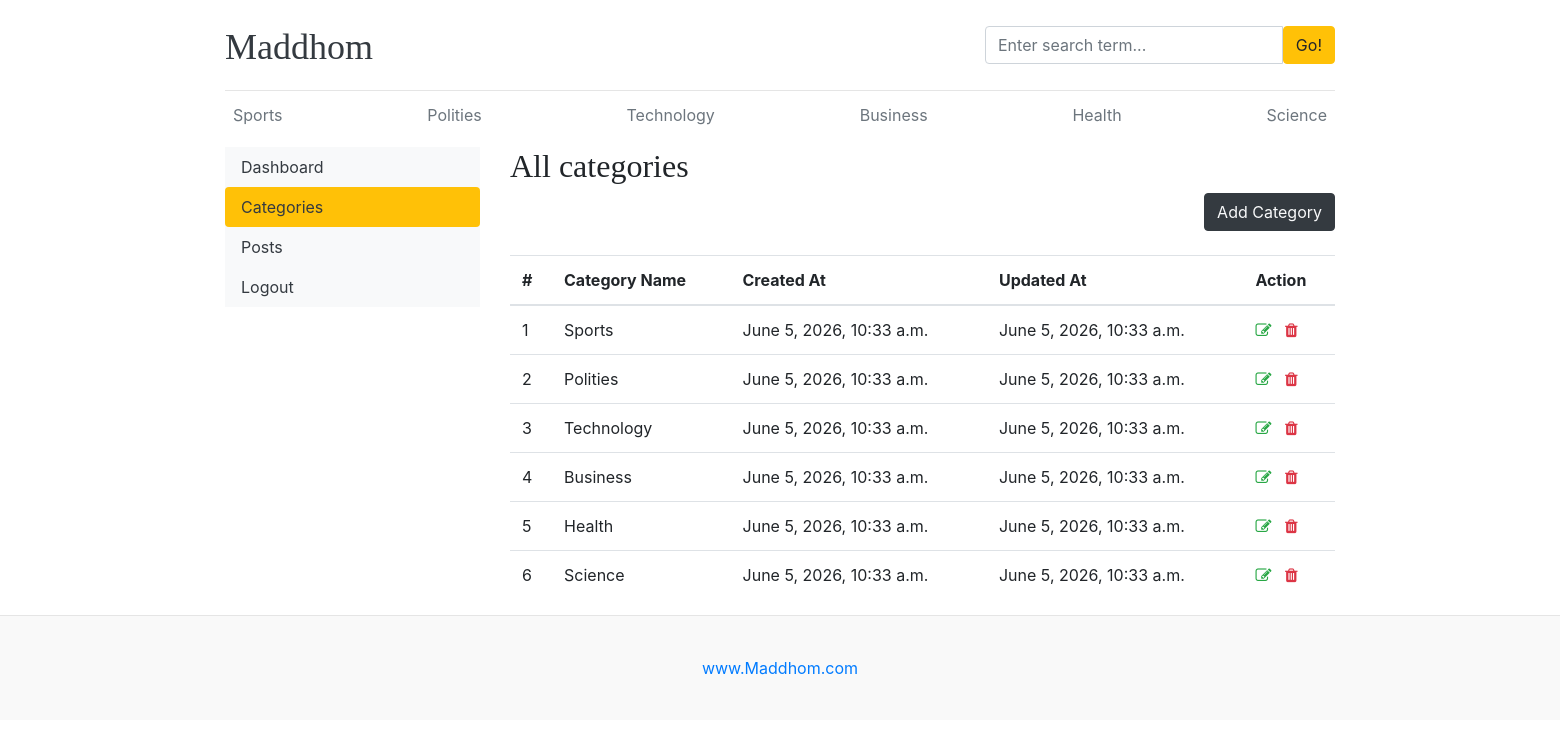
/dashboard/categories/, run on the app's committed database.
### blogs/models.py (models this page shows)
class Category(models.Model):
    category_name = models.CharField(max_length=50, unique=True)
    created_at = models.DateTimeField(auto_now_add=True)
    updated_at = models.DateTimeField(auto_now=True)
    class Meta:
        verbose_name_plural = 'categories'
    def __str__(self) -> str:
        return self.category_name

### dashboards/views.py (the view)
# urls.py: path('categories/', views.categories, name='categories'),
def categories(request):
    return render(request, 'dashboard/categories.html')

### blogs/context_processors.py (called while the page is built)
def get_categories(request):
    categories = Category.objects.all()
    return dict(categories=categories)

def get_social_links(request):
    social_links = SocialLink.objects.all()
    return dict(social_links=social_links)

### templates/dashboard/categories.html (shortened to what this page needs)
{% extends 'base.html' %}
{% block content %}
<div class="row">
    {% include 'dashboard/sidebar.html' %}
    <div class="col-md-9">
        <h2>All categories</h2>
        <a href="{% url 'add_categories' %}" class="btn btn-dark text-light float-right mb-4">Add Category</a>
        <table class="table table-hover">
            <thead>
                <tr>
                    <th scope="col">#</th>
                    <th scope="col">Category Name</th>
                    <th scope="col">Created At</th>
                    <th scope="col">Updated At</th>
                    <th scope="col">Action</th>
                </tr>
            </thead>
            <tbody>
                {% for cat in categories %}
                <tr>
                    <td>{{ forloop.counter }}</td>
                    <td>{{ cat }}</td>
                    <td>{{ cat.created_at }}</td>
                    <td>{{ cat.updated_at }}</td>
                    <td>
                        <a href="{% url 'edit_category' cat.id %}"><i class="fa fa-edit text-success"></i></a>
                        <a href="{% url 'delete_category' cat.id %}"><i class="fa fa-trash  text-danger"></i></a>
                    </td>
                </tr>
                {% endfor %}
            </tbody>
        </table>
    </div>
</div>
{% endblock %}

### templates/base.html (shortened to what this page needs)
{% load static %}
<!DOCTYPE html>
<html lang="en">
<head>
    <link href="https://getbootstrap.com/docs/4.0/dist/css/bootstrap.min.css" rel="stylesheet">
    <link rel="stylesheet" href="https://cdnjs.cloudflare.com/ajax/libs/font-awesome/4.7.0/css/font-awesome.min.css">
    <link href="{% static 'css/blog.css' %}" rel="stylesheet">
</head>
<body>
    <div class="container">
        <header class="blog-header py-3">
            <div class="row flex-nowrap justify-content-between align-items-center">
                <div class="col-8 pt-1">
                    <a class="blog-header-logo text-dark" href="/">Maddhom</a>
                </div>
                <div class="col-4">
                    <form action="{% url 'search' %}" method="GET">
                        <div class="input-group">
                            <input class="form-control" name="keyword" value="{{keyword}}" type="text"
                                placeholder="Enter search term..." aria-label="Enter search term..."
                                aria-describedby="button-search" />
                            <button class="btn btn-warning" type="submit" id="button-search" type="button">Go!</button>
                        </div>
                    </form>
                </div>
                <div class="col-4 d-flex justify-content-end align-items-center">
                </div>
            </div>
        </header>
        <div class="nav-scroller py-1 mb-2">
            <nav class="nav d-flex justify-content-between">
                {% for cat in categories %}
                <a class="p-2 text-muted" href="{% url 'posts_by_category' cat.id %}">{{ cat.category_name }}</a>
                {% endfor %}
            </nav>
        </div>
        {% block content %}
        {% endblock %}
    </div>
    <footer class="blog-footer">
        <p><a href="#">www.Maddhom.com</a></p>
    </footer>
</body>
</html>

### blog_main/static/css/blog.css (style rules this page uses)
.blog-header { border-bottom: 1px solid #e5e5e5; }
.blog-header-logo { font-family: "Playfair Display", Georgia, "Times New Roman", serif; font-size: 2.25rem; }
h1, h2, h3, h4, h5, h6 { font-family: "Playfair Display", Georgia, "Times New Roman", serif; }
.blog-footer { padding: 2.5rem 0; color: #727272; text-align: center; background-color: #f9f9f9; border-top: .05rem solid #e5e5e5; }
.blog-footer p:last-child { margin-bottom: 0; }

### data on the page
Category: category_name "Sports", created_at "June 5, 2026, 10:33 a.m.", updated_at "June 5, 2026, 10:33 a.m."
Category: category_name "Polities", created_at "June 5, 2026, 10:33 a.m.", updated_at "June 5, 2026, 10:33 a.m."
Category: category_name "Technology", created_at "June 5, 2026, 10:33 a.m.", updated_at "June 5, 2026, 10:33 a.m."
Category: category_name "Business", created_at "June 5, 2026, 10:33 a.m.", updated_at "June 5, 2026, 10:33 a.m."
Category: category_name "Health", created_at "June 5, 2026, 10:33 a.m.", updated_at "June 5, 2026, 10:33 a.m."
Category: category_name "Science", created_at "June 5, 2026, 10:33 a.m.", updated_at "June 5, 2026, 10:33 a.m."
